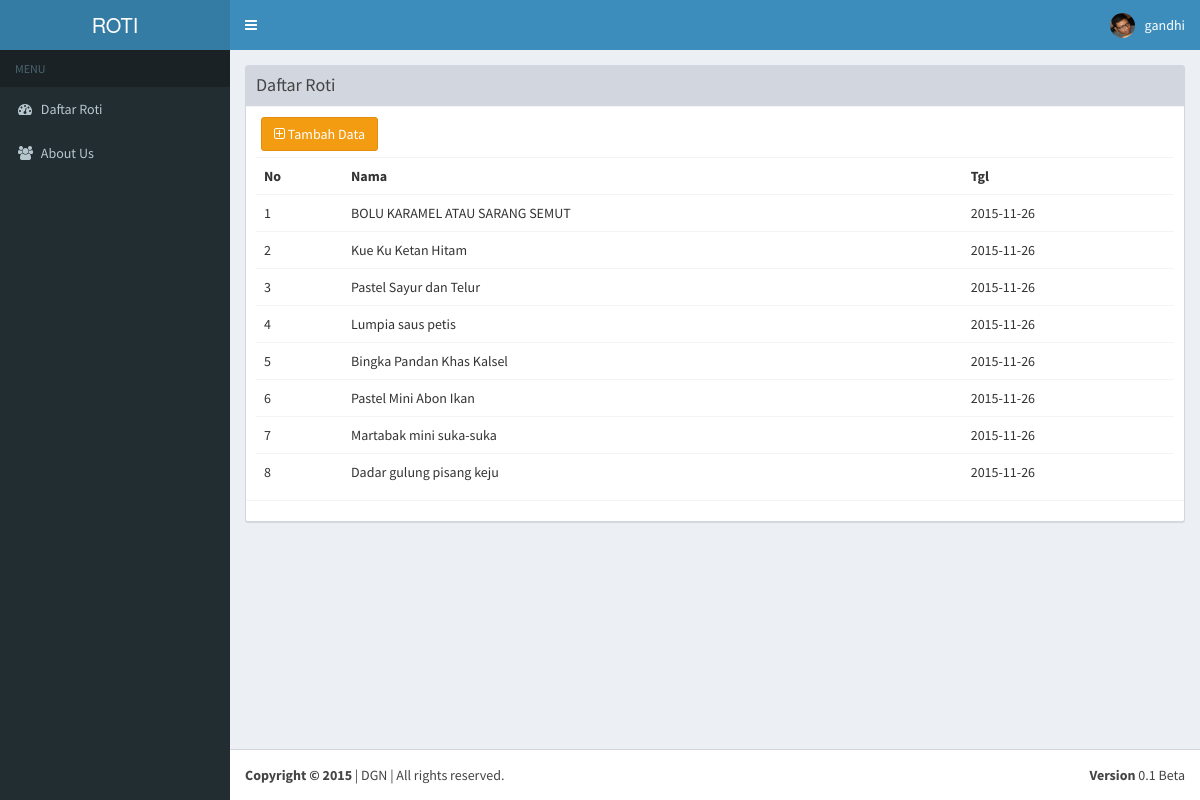
Page /roti/admin/index.php (signed in) on the committed database.
### tables this page shows
CREATE TABLE IF NOT EXISTS `cake` (
  `id_cake` int(11) NOT NULL AUTO_INCREMENT,
  `id_user` int(11) NOT NULL,
  `nama_cake` varchar(35) NOT NULL,
  `jam` time NOT NULL,
  `tgl` date NOT NULL,
  `gambar` text NOT NULL,
  `deskripsi` text NOT NULL,
  PRIMARY KEY (`id_cake`)
);

### roti/admin/index.php (the view, shortened to what this page needs)
<?php
$query = "SELECT * FROM cake";
$result = mysql_query($query);
?>
<!DOCTYPE html>
<html>
  <head>
    <link rel="stylesheet" href="../bootstrap/css/bootstrap.min.css">
    <link rel="stylesheet" href="https://maxcdn.bootstrapcdn.com/font-awesome/4.4.0/css/font-awesome.min.css">
    <link rel="stylesheet" href="https://code.ionicframework.com/ionicons/2.0.1/css/ionicons.min.css">
    <link rel="stylesheet" href="../dist/css/AdminLTE.min.css">
    <link rel="stylesheet" href="../dist/css/skins/_all-skins.min.css">
    <link rel="stylesheet" href="../plugins/bootstrap-wysihtml5/bootstrap3-wysihtml5.min.css">
  </head>
  <body class="hold-transition skin-blue sidebar-mini">
    <div class="wrapper">
      <header class="main-header">
        <a href="index.php" class="logo">
          <span class="logo-lg">ROTI</span>
        </a>
        <nav class="navbar navbar-static-top" role="navigation">
          <a href="#" class="sidebar-toggle" data-toggle="offcanvas" role="button">
          </a>
            <div class="navbar-custom-menu">
                <ul class="nav navbar-nav">
                    <li class="dropdown user user-menu">
                      <a href="#" class="dropdown-toggle" data-toggle="dropdown">
                          <img src="../dist/img/<?php echo $_SESSION['image']; ?>" class="user-image" alt="User Image">
                        <span class="hidden-xs"><?php echo $_SESSION['name']; ?></span>
                      </a>
                    </li>
                </ul>
            </div>
        </nav>
      </header>
      <aside class="main-sidebar">
        <section class="sidebar">
          <ul class="sidebar-menu">
            <li class="header">MENU</li>
            <li class="treeview">
              <a href="index.php">
                <i class="fa fa-dashboard"></i> <span>Daftar Roti</span> <i class=" pull-right"></i>
              </a>
            </li>
            <li class="treeview">
              <a href="../about.php">
                <i class="fa fa-users"></i> <span>About Us</span> <i class=" pull-right"></i>
              </a>
            </li>
          </ul>
        </section>
      </aside>
      <div class="content-wrapper">
          <section class="content">
              <div class="row">
                  <div class="col-lg-12">
                      <div class="box box-default box-solid">
                          <div class="box-header with-border">
                              <h3 class="box-title">Daftar Roti</h3>
                          </div>
                          <div class="box-body">
                            <div class="box-body table-responsive no-padding">
                                <a href="tambah.php" class="btn btn-warning pull-left" style="margin-left: 5px;"><i class="fa fa-plus-square-o"></i> Tambah Data</a>
                                <br>
                                <br>
                              <table class="table table-hover">
                                  <tr>
                                      <th>No</th>
                                      <th>Nama</th>
                                      <th>Tgl</th>
                                  </tr>
                                  <?php
                                  $i=1;
                                  while ($row = mysql_fetch_array($result)) {
                                      echo "<tr>"
                                              . "<td>".$i++."</td>"
                                              . "<td>".$row['nama_cake']."</td>"
                                              . "<td>".$row['tgl']."</td>"
                                              . "</tr>";
                                  }
                                  ?>
                              </table>
                            </div>
                          </div>
                          <div class="box-footer">
                          </div>
                      </div>
                  </div>
              </div>
          </section>
      </div>
      <footer class="main-footer">
        <div class="pull-right hidden-xs">
          <b>Version</b> 0.1 Beta
        </div>
        <strong>Copyright &copy; 2015 </strong>| DGN | All rights reserved.
      </footer>
    </div>
  </body>
</html>

### rows in the picture
cake: nama_cake "BOLU KARAMEL ATAU SARANG SEMUT", tgl "2015-11-26"
cake: nama_cake "Kue Ku Ketan Hitam", tgl "2015-11-26"
cake: nama_cake "Pastel Sayur dan Telur", tgl "2015-11-26"
cake: nama_cake "Lumpia saus petis", tgl "2015-11-26"
cake: nama_cake "Bingka Pandan Khas Kalsel", tgl "2015-11-26"
cake: nama_cake "Pastel Mini Abon Ikan", tgl "2015-11-26"
cake: nama_cake "Martabak mini suka-suka", tgl "2015-11-26"
cake: nama_cake "Dadar gulung pisang keju", tgl "2015-11-26"

### other values in the picture
$_SESSION['name'] "gandhi"
